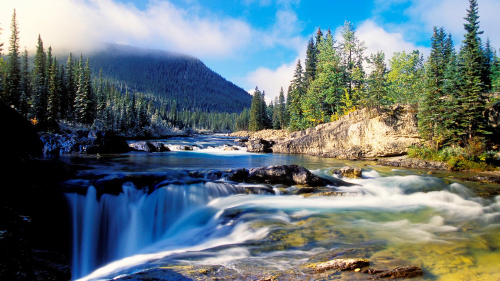
#> input picture OpenCV/landscape.jpg, 500 x 281 px, shrunk from 1920 x 1080 before the run; the run also reads 1 picture not shown here
$ python image.py
#> lines starting #> are read from the running program, lines starting #| are printed output that depends on the picture; after the words box and inside, x2 and y2 are one past the last pixel; in counts of white or black regions, pixels touching at a corner belong together
##!pip3 install opencv-python

#imports
import numpy as np
import cv2 as cv

font = cv.FONT_HERSHEY_SIMPLEX

#Load in 2 images at half scale each dimension
landscape_img = cv.imread('landscape.jpg', cv.IMREAD_REDUCED_COLOR_2 ) #cv.IMREAD_UNCHANGED
#> landscape_img is the input picture: shape (281, 500, 3); mean B, G, R 121.6, 117.1, 102.3
extract_img = cv.imread('extract.png', cv.IMREAD_REDUCED_COLOR_2)
if landscape_img is None:
    print('Failed to load landscape')
if extract_img is None:
    print('Failed to load extract')

match = (cv.matchTemplate(landscape_img, extract_img, cv.TM_CCOEFF_NORMED))
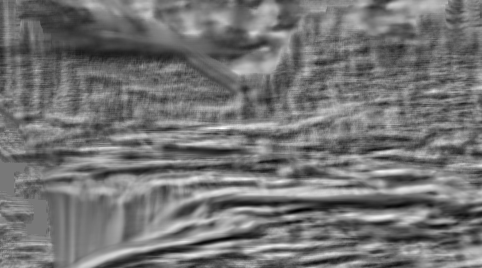
#> match: shape (268, 482) float32; min -0.607, max 0.68, mean -0.0212; drawn with min black and max white

_, _, minLoc, maxLoc = cv.minMaxLoc(match)
#> minLoc = (299, 210); maxLoc = (221, 128)
print(minLoc, maxLoc)
#| (299, 210) (221, 128)

extract_size = np.array([extract_img.shape[1], extract_img.shape[0]])
#> extract_size = [19, 14]
print(extract_size)
#| [19 14]
print(minLoc + extract_size)
#| [318 224]

# Draw min
cv.rectangle(landscape_img, minLoc, minLoc + extract_size, (0,0,255), 1)
#> landscape_img: shape (281, 500, 3); 0.05% of pixels changed, all inside (x1, y1, x2, y2) = (299, 210, 319, 225)
cv.putText(landscape_img, 'Min', minLoc, font, 1, (0,0,255), 1, lineType=cv.LINE_AA)
#Draw max
cv.rectangle(landscape_img, maxLoc, maxLoc + extract_size, (180,255,0), 1)
#> landscape_img: shape (281, 500, 3); mean B, G, R 121.3, 116.9, 102.4
cv.putText(landscape_img, 'Max', maxLoc, font, 1, (180,255,0), 1, lineType=cv.LINE_AA)
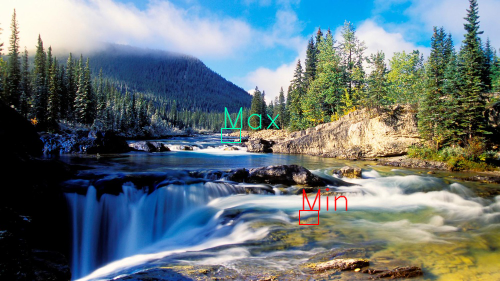
#> landscape_img: shape (281, 500, 3); mean B, G, R 121.5, 117.1, 102.3


cv.imshow('Title', landscape_img)
cv.waitKey(0)

print(cv.imwrite('result.png', match))
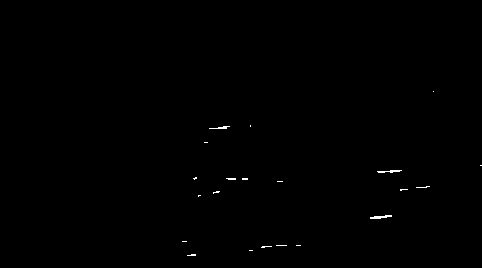
#> saved as result.png: shape (268, 482); values 0 (black) and 1 (white), 0.21% white in thin lines or dots, all inside (x1, y1, x2, y2) = (182, 91, 482, 256)
#| True
print('done')
